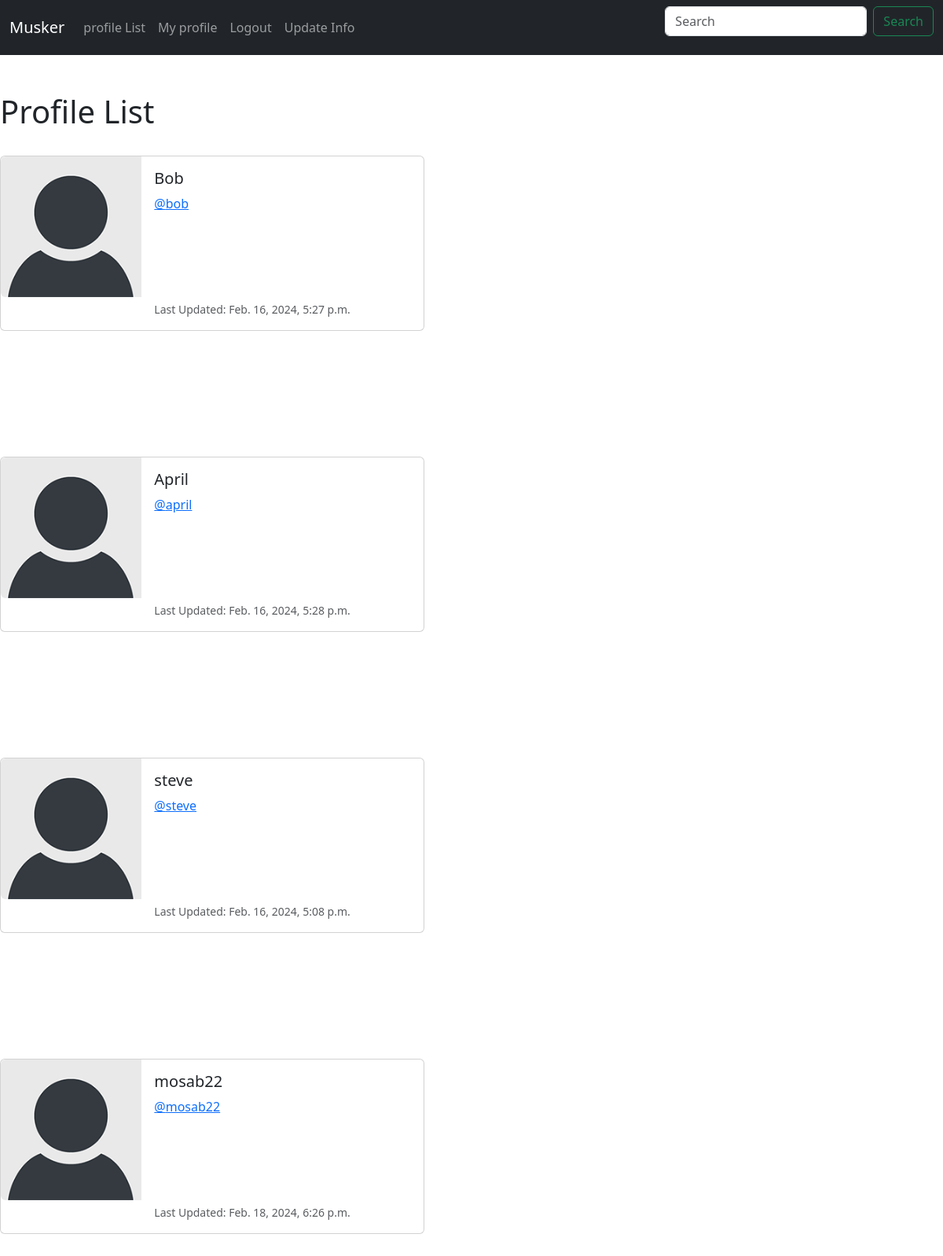
The page /profile_list/ (signed in) on the database as committed earlier.
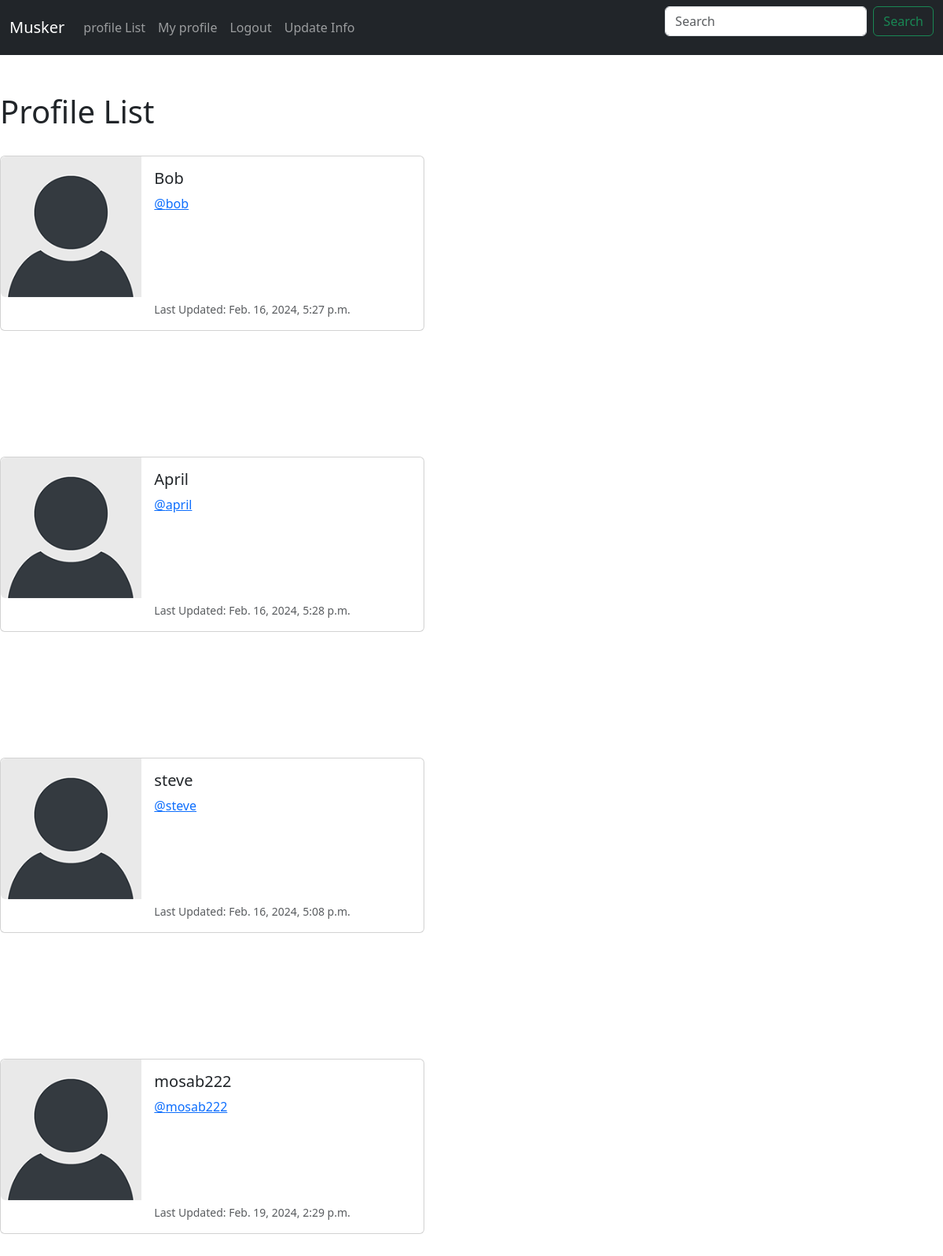
The same page on the database as committed later.
### muskerapp/models.py (models this page shows, shortened)
class Profile(models.Model):
    user = models.OneToOneField(User, on_delete=models.CASCADE)
    Follows=models.ManyToManyField("self",
                                   related_name="followed_by",
                                   symmetrical=False,
                                   blank=True,
                                   )
    date_modified=models.DateTimeField(User,auto_now=True)
    profile_image=models.ImageField(null=True, blank=True,upload_to="images/")

### muskerapp/views.py (the view)
# urls.py: path('profile_list/',profile_list,name="profile_list"),
def profile_list(request):
    if request.user.is_authenticated:
        profiles=Profile.objects.exclude(user=request.user)
        return render(request,'profile_list.html',{'profiles':profiles})
    else:
        messages.success(request,("you must be logged in"))
        return redirect('home')

### muskerapp/templates/profile_list.html
{% extends "base.html" %}
{% load static %}
{%block content%}
<h1>Profile List</h1>
<br/>
{%if profiles%}
    {%for profile in profiles%}
    <div class="card mb-3" style="max-width: 540px;">
        <div class="row g-0">
          <div class="col-md-4">
            <img src="{% static 'images/default_profile_pic.png' %}" class="img-fluid rounded-start" alt="...">
          </div>
          <div class="col-md-8">
            <div class="card-body">
              <h5 class="card-title">{{profile.user.username}}</h5>
              <p class="card-text"><a href="{% url 'profile' profile.user.id %}">@{{profile.user.username |lower}}</a></p>
              <br/><br/>
              <br/><br/>
              <p class="card-text"><small class="text-body-secondary">Last Updated: {{profile.date_modified}}</small></p>
            </div>
          </div>
        </div>
      </div>
      <br/><br/>
      <br/><br/>
      <br/><br/>
    {% endfor %}
{% endif %}
{%endblock%}

### muskerapp/templates/base.html (shortened to what this page needs)
<html lang="en">
  <head>
    <link
      href="https://cdn.jsdelivr.net/npm/bootstrap@5.3.2/dist/css/bootstrap.min.css"
      rel="stylesheet"
    />
  </head>
  <body>
    {% include "navbar.html" %}
    <br />
    <br />
    {% block content %} {% endblock content %}
  </body>
</html>

### muskerapp/templates/navbar.html (shortened to what this page needs)
<nav class="navbar navbar-expand-lg navbar-dark bg-dark">
    <div class="container-fluid">
      <a class="navbar-brand" href="{% url 'home'%}">Musker</a>
      <div class="collapse navbar-collapse" id="navbarSupportedContent">
        <ul class="navbar-nav me-auto mb-2 mb-lg-0">
          <li class="nav-item">
            <a class="nav-link" href="{% url 'profile_list'%}">profile List</a>
          </li>
          {% if user.is_authenticated %}
          <li class="nav-item">
            <a class="nav-link" href="{% url 'profile' request.user.id %}">My profile</a>
          </li>
          <li class="nav-item">
            <a class="nav-link" href="{% url 'logout'%}">Logout</a>
          </li>
          <li class="nav-item">
            <a class="nav-link" href="{% url 'update_user'%}">Update Info</a>
          </li>
          {% endif %}
        </ul>
        <form class="d-flex" role="search">
          <input class="form-control me-2" type="search" placeholder="Search" aria-label="Search">
          <button class="btn btn-outline-success" type="submit">Search</button>
        </form>
      </div>
    </div>
  </nav>

Rows that differ between the two databases and show on the page:
changed Profile: user.username "mosab22" → "mosab222"; date_modified "Feb. 18, 2024, 6:26 p.m." → "Feb. 19, 2024, 2:29 p.m."
